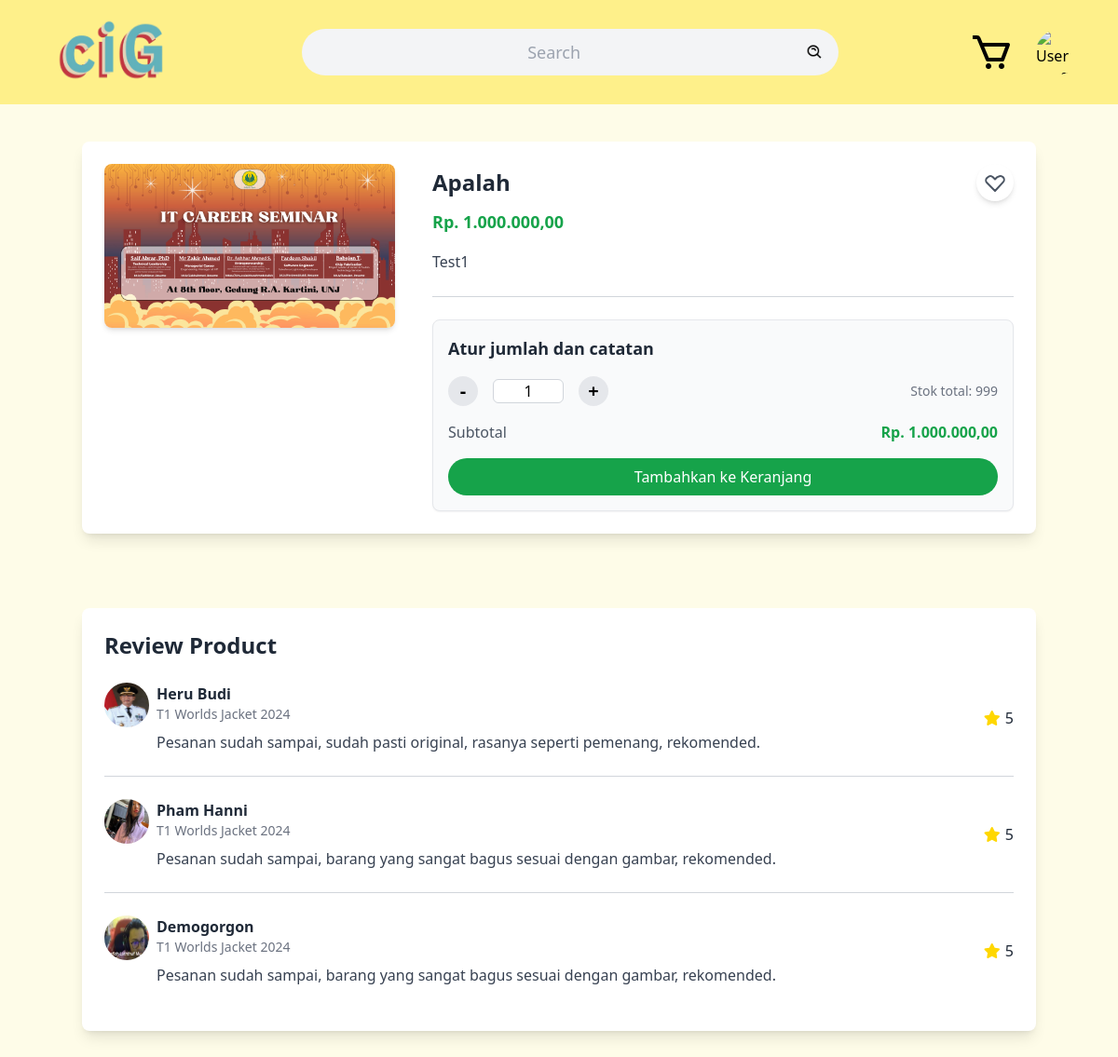
Screenshot of /detailprod.php?idprod=57 with the database file from the repository.
### tables this page shows
CREATE TABLE IF NOT EXISTS `produk` (
  `ID_produk` int NOT NULL AUTO_INCREMENT,
  `ID_kategori` int DEFAULT NULL,
  `nama` varchar(500) DEFAULT NULL,
  `deskripsi` varchar(500) DEFAULT NULL,
  `harga` int DEFAULT NULL,
  `foto` varchar(500) NOT NULL,
  `stok` int DEFAULT NULL,
  `terjual` int DEFAULT NULL,
  `waktuditambahkan` date NOT NULL,
  `statusproduk` enum('available','unavailable') NOT NULL DEFAULT 'available',
  `ID_discount` int DEFAULT NULL,
  PRIMARY KEY (`ID_produk`),
  KEY `nama` (`nama`),
  KEY `ID_kategori` (`ID_kategori`),
  KEY `ID_discount` (`ID_discount`)
);

### public/detailprod.php (the view, shortened to what this page needs)
<?php
require './sess.php';
$idprod = $_GET['idprod'];
$query = "SELECT * FROM produk WHERE ID_produk = ? ";
$stmt = $conn->prepare($query);
$stmt->bind_param("i", $idprod);
$stmt->execute();
$result = $stmt->get_result();
$row = $result->fetch_assoc();
$iduser = $_SESSION['id'];
$stmtwl = $conn->prepare("SELECT * FROM wishlist WHERE ID_user = ? AND ID_produk = ?");
$stmtwl->bind_param("ii", $iduser, $idprod);
$stmtwl->execute();
$resultwl = $stmtwl->get_result();
$inwl = $resultwl->num_rows > 0;
?>
<!DOCTYPE html>
<html lang="en">
<head>
  <link rel="stylesheet" href="./css/style3.css">
  <link href="https://cdnjs.cloudflare.com/ajax/libs/font-awesome/6.0.0-beta3/css/all.min.css" rel="stylesheet">
</head>
<body class="font-sans bg-yellow-50">
  <div class="sticky top-0 flex items-center justify-between p-4 bg-yellow-200">
    <a href="dashboard.php"><img src="./photo/ciG.png" alt="ciGCentral" class="w-32 h-20 ml-10"></a>
    <div class="relative flex items-center w-3/4 max-w-xl p-2 mx-auto bg-gray-100 rounded-full">
      <form action="" class="flex items-center w-full">
        <input type="text" name="search" value="<?php if (isset($_GET['search'])) {
          echo $_GET['search'];
        } ?>" placeholder="Search"
          class="w-full text-lg text-center bg-transparent outline-none">
        <button type="submit" class="p-2"><img src="./photo/search.png" width="20" height="20" alt="Search"></button>
      </form>
    </div>
    <div class="flex items-center mr-6 space-x-6">
      <a href="cart.php"><img src="./photo/cart.png" class="w-12 cursor-pointer"></a>
      <div class="relative">
        <img src="./photouser/<?php echo $_SESSION['fotouser']; ?>" class="w-12 h-12 rounded-full cursor-pointer"
          alt="User profile" id="profileIcon">
      </div>
    </div>
  </div>
  <main class="px-6 py-10">
    <div class="max-w-5xl mx-auto flex flex-col lg:flex-row gap-10 bg-white p-6 rounded-lg shadow-lg">
      <div class="lg:w-1/3">
        <img src="./products/<?php echo $row['foto']; ?>" alt="Jacket" class="rounded-lg shadow-md" />
      </div>
      <div class="lg:w-2/3 flex flex-col justify-between">
        <div class="flex items-center justify-between">
          <h1 class="text-2xl font-bold text-gray-800"><?php echo $row['nama']; ?></h1>
          <button id="heartButton" onclick="toggleHeart()"
            class="ml-4 bg-white p-2 rounded-full shadow-md hover:bg-gray-100 heart-transition">
            <svg id="heartIcon" xmlns="http://www.w3.org/2000/svg"
              class="h-6 w-6 <?php echo $inwl ? 'text-red-600 fill-current' : 'text-gray-600' ?>" fill="none"
              viewBox="0 0 24 24" stroke="currentColor">
              <path stroke-linecap="round" stroke-linejoin="round" stroke-width="2"
                d="M4.318 6.318C5.084 5.553 6.048 5 7.05 5c1.003 0 1.967.553 2.733 1.318L12 8.536l2.217-2.218C15.953 5.553 16.917 5 17.919 5c1.003 0 1.967.553 2.733 1.318 1.466 1.467 1.466 3.843 0 5.31L12 21l-8.652-8.672c-1.466-1.467-1.466-3.843 0-5.31z" />
            </svg>
          </button>
        </div>
        <div>
          <p class="text-lg font-semibold text-green-600 mt-2">Rp.
            <?php echo number_format($row['harga'], 2, ',', '.'); ?>
          </p>
          <p class="mt-4 text-gray-700 leading-relaxed">
            <?php echo $row['deskripsi']; ?>
          </p>
          <hr class="my-6 border-gray-300">
        </div>
        <div class="bg-gray-50 p-4 border border-gray-200 rounded-lg shadow-sm">
          <h2 class="text-lg font-semibold text-gray-800">Atur jumlah dan catatan</h2>
          <div class="flex items-center justify-between mt-4">
            <div class="flex items-center space-x-4">
              <button onclick="updateQuantity('decrease')"
                class="w-8 h-8 flex items-center justify-center bg-gray-200 rounded-full hover:bg-gray-300">
                <span class="text-xl font-semibold">-</span>
              </button>
              <input type="number" id="quantity" value="1" min="1" max="<?php echo $row['stok']; ?>"
                class="w-16 text-center border border-gray-300 rounded-md no-arrows" oninput="inputQuantity()" />
              <button onclick="updateQuantity('increase')"
                class="w-8 h-8 flex items-center justify-center bg-gray-200 rounded-full hover:bg-gray-300">
                <span class="text-xl font-semibold">+</span>
              </button>
            </div>
            <span class="text-gray-500 text-sm">Stok total: <?php echo $row['stok']; ?></span>
          </div>
        <div class="flex justify-between items-center mt-4">
          <span class="text-gray-600">Subtotal</span>
          <span id="subtotal" class="text-green-600 font-semibold">Rp. 0,00</span>
        </div>
        <button class="w-full mt-4 bg-green-600 text-white py-2 px-4 rounded-full hover:bg-green-700"
          onclick="addtocart()">
          Tambahkan ke Keranjang
        </button>
      </div>
    </div>
    </div>
  </main>
  <section class="px-6 py-10">
    <div class="max-w-5xl mx-auto bg-white p-6 rounded-lg shadow-lg">
      <h2 class="text-2xl font-bold text-gray-800 mb-6">Review Product</h2>
      <div class="flex items-start mb-6">
        <img src="./photo/Herbud.jpg" alt="Herbud" class="w-12 h-12 rounded-full mr-2">
        <div class="ml-4 flex-grow">
          <h3 class="font-semibold text-gray-800">Heru Budi</h3>
          <p class="text-sm text-gray-500">T1 Worlds Jacket 2024</p>
          <p class="mt-2 text-gray-700">Pesanan sudah sampai, sudah pasti original, rasanya seperti pemenang,
            rekomended.</p>
        </div>
        <div class="flex items-center">
          <i class="fa fa-star" style="color: gold; margin-right: 5px;"></i>
          <span class="ml-1 text-gray-800">5</span>
        </div>
      </div>
      <hr class="border-gray-300 mb-6">
      <div class="flex items-start mb-6">
        <img src="./photo/Pham.jpg" alt="Pham" class="w-12 h-12 rounded-full mr-2">
        <div class="ml-4 flex-grow">
          <h3 class="font-semibold text-gray-800">Pham Hanni</h3>
          <p class="text-sm text-gray-500">T1 Worlds Jacket 2024</p>
          <p class="mt-2 text-gray-700">Pesanan sudah sampai, barang yang sangat bagus sesuai dengan gambar, rekomended.
          </p>
        </div>
        <div class="flex items-center">
          <i class="fa fa-star" style="color: gold; margin-right: 5px;"></i>
          <span class="ml-1 text-gray-800">5</span>
        </div>
      </div>
      <hr class="border-gray-300 mb-6">
      <div class="flex items-start mb-6">
        <img src="./photo/foto1.png" alt="Demogorgon" class="w-12 h-12 rounded-full mr-2">
        <div class="ml-4 flex-grow">
          <h3 class="font-semibold text-gray-800">Demogorgon</h3>
          <p class="text-sm text-gray-500">T1 Worlds Jacket 2024</p>
          <p class="mt-2 text-gray-700">Pesanan sudah sampai, barang yang sangat bagus sesuai dengan gambar, rekomended.
          </p>
        </div>
        <div class="flex items-center">
          <i class="fa fa-star" style="color: gold; margin-right: 5px;"></i>
          <span class="ml-1 text-gray-800">5</span>
        </div>
      </div>
    </div>
  </section>
</body>
</html>

### public/detailprod.php (style rules this page uses)
.heart-transition { transition: transform 0.2s ease, color 0.2s ease; }

### rows the page displays
produk: foto (picture), nama "Apalah", harga "1.000.000,00", deskripsi "Test1", stok "999"
